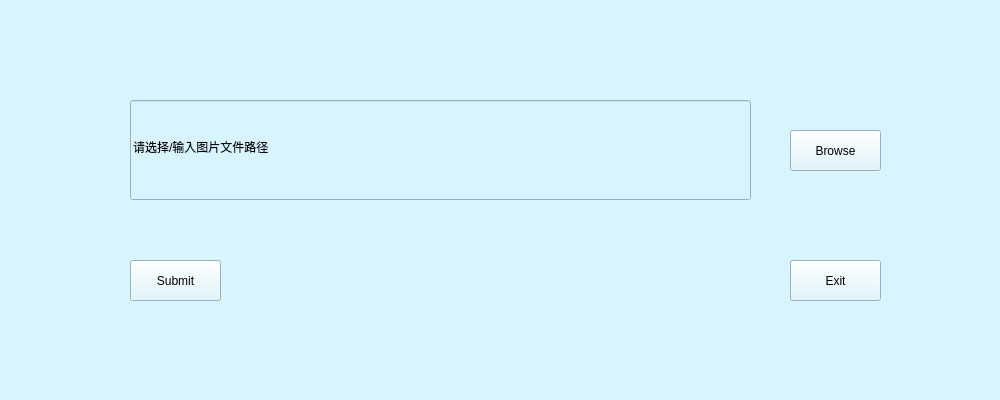
<?xml version="1.0" encoding="UTF-8"?>
<ui version="4.0">
 <class>Form</class>
 <widget class="QWidget" name="Form">
  <property name="geometry">
   <rect>
    <x>0</x>
    <y>0</y>
    <width>1000</width>
    <height>400</height>
   </rect>
  </property>
  <property name="windowTitle">
   <string>数据集生成器</string>
  </property>
  <property name="styleSheet">
   <string notr="true">background-color: rgb(216, 245, 255);</string>
  </property>
  <widget class="QPushButton" name="button1">
   <property name="geometry">
    <rect>
     <x>130</x>
     <y>260</y>
     <width>91</width>
     <height>41</height>
    </rect>
   </property>
   <property name="styleSheet">
    <string notr="true">font: 9pt &quot;楷体&quot;;</string>
   </property>
   <property name="text">
    <string>Submit</string>
   </property>
  </widget>
  <widget class="QPushButton" name="button2">
   <property name="geometry">
    <rect>
     <x>790</x>
     <y>260</y>
     <width>91</width>
     <height>41</height>
    </rect>
   </property>
   <property name="styleSheet">
    <string notr="true">font: 9pt &quot;楷体&quot;;</string>
   </property>
   <property name="text">
    <string>Exit</string>
   </property>
  </widget>
  <widget class="QLineEdit" name="lineEdit">
   <property name="geometry">
    <rect>
     <x>130</x>
     <y>100</y>
     <width>621</width>
     <height>100</height>
    </rect>
   </property>
   <property name="styleSheet">
    <string notr="true">font: 9pt &quot;楷体&quot;;</string>
   </property>
   <property name="text">
    <string>请选择/输入图片文件路径</string>
   </property>
  </widget>
  <widget class="QPushButton" name="button">
   <property name="geometry">
    <rect>
     <x>790</x>
     <y>130</y>
     <width>91</width>
     <height>41</height>
    </rect>
   </property>
   <property name="sizePolicy">
    <sizepolicy hsizetype="Fixed" vsizetype="Fixed">
     <horstretch>0</horstretch>
     <verstretch>0</verstretch>
    </sizepolicy>
   </property>
   <property name="styleSheet">
    <string notr="true">font: 9pt &quot;楷体&quot;;</string>
   </property>
   <property name="text">
    <string>Browse</string>
   </property>
  </widget>
 </widget>
 <resources/>
 <connections>
  <connection>
   <sender>button2</sender>
   <signal>clicked()</signal>
   <receiver>Form</receiver>
   <slot>close()</slot>
   <hints>
    <hint type="sourcelabel">
     <x>500</x>
     <y>239</y>
    </hint>
    <hint type="destinationlabel">
     <x>435</x>
     <y>269</y>
    </hint>
   </hints>
  </connection>
  <connection>
   <sender>button1</sender>
   <signal>clicked()</signal>
   <receiver>Form</receiver>
   <slot>close()</slot>
   <hints>
    <hint type="sourcelabel">
     <x>179</x>
     <y>285</y>
    </hint>
    <hint type="destinationlabel">
     <x>101</x>
     <y>285</y>
    </hint>
   </hints>
  </connection>
 </connections>
 <slots>
  <slot>gettext()</slot>
 </slots>
</ui>
